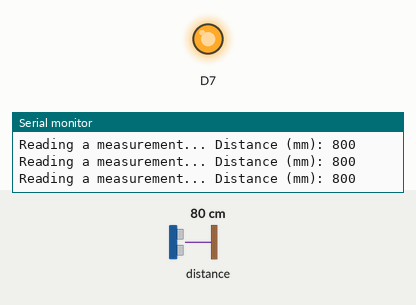
This sketch was run on a simulated ESP8266 (NodeMCU). On the bench: output pins drawn as LEDs (lit = HIGH), the last lines printed to the serial monitor. The inputs (shaded band) are chosen by the test bench; at power-on: distance to the obstacle 80 cm.

Above: at 1.2 s.
1.3 s: distance to the obstacle set to 105 cm
2.8 s: distance to the obstacle set to 114 cm
At 3.4 s:
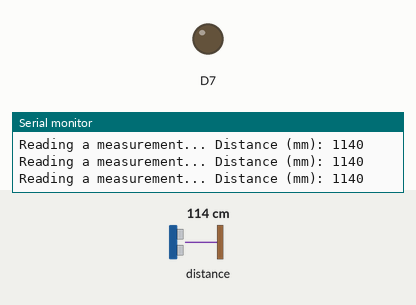
4.3 s: distance to the obstacle set to 9 cm
At 5.6 s:
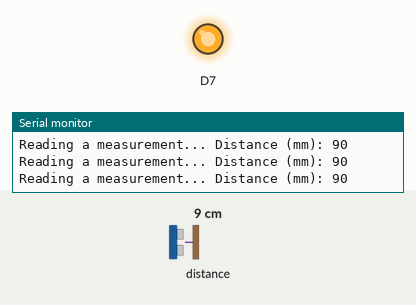
5.9 s: distance to the obstacle set to 6 cm
8.9 s: distance to the obstacle set to 3 cm
At 9.3 s:
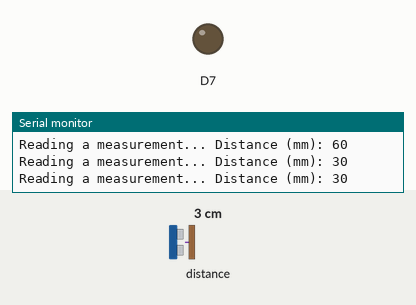
Timing chart, 0 to 11.4 s (numbered marks = the images above; inputs shaded):
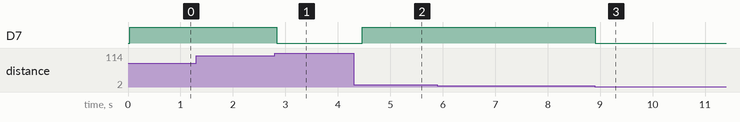

The sketch:

VL53L0X_simple_test.ino
```cpp
#include <Adafruit_VL53L0X.h>

Adafruit_VL53L0X lox = Adafruit_VL53L0X();

void setup() {
  Serial.begin(115200);
  pinMode(D7,OUTPUT);


  Serial.println("Adafruit VL53L0X test");
  if (!lox.begin()) {
    Serial.println(F("Failed to boot VL53L0X"));
    while(1);
  }

  Serial.println(F("VL53L0X API Simple Ranging example\n\n"));
}


void loop() {
 VL53L0X_RangingMeasurementData_t measure;

  Serial.print("Reading a measurement... ");
  lox.rangingTest(&measure, true); // pass in 'true' to get debug data printout!
  //lox.rangingTest(&measure, false); // pass in 'true' to get debug data printout!

  if (measure.RangeStatus != 4) {  // phase failures have incorrect data
    Serial.print("Distance (mm): "); Serial.println(measure.RangeMilliMeter);
  } else {
    Serial.println(" out of range ");
  }

  if (measure.RangeMilliMeter>40 && measure.RangeMilliMeter<1100) {
    digitalWrite(D7,HIGH);
  }else{
    digitalWrite(D7,LOW);
  }
  delay(200);
}
```

Measured:
- the behaviour switches between 109 and 110 cm on distance to the obstacle (found by bisection; images 0 and 1)
- the behaviour switches between 5 and 4 cm on distance to the obstacle (found by bisection; images 2 and 3)
- after the input at 2.8 s, D7: HIGH → LOW at once
- after the input at 4.3 s, D7: LOW → HIGH after 0.17 s
- after the input at 8.9 s, D7: HIGH → LOW at once
